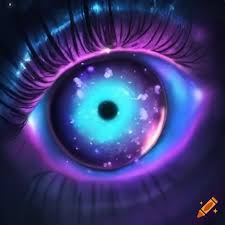
#> input picture Encoding/eye.png, 225 x 225 px
$ jupyter execute --allow-errors NB_bs_en_sample.ipynb
#> lines starting #> are read from the running program, lines starting #| are printed output that depends on the picture
[cell 1]
from PIL import Image
import numpy as np
import pennylane as qml
import matplotlib.pyplot as plt

[cell 2]
img = Image.open("eye.png").convert("L").resize((4, 4))
img_array = np.array(img)
#> img_array = [[29, 48, 55, 36], [55, 104, 112, 79], [60, 97, 129, 67], [33, 55, 56, 38]]

[cell 3]
plt.imshow(img_array, cmap='gray')
plt.title("4x4 Grayscale Image")
plt.axis('off')
plt.show()
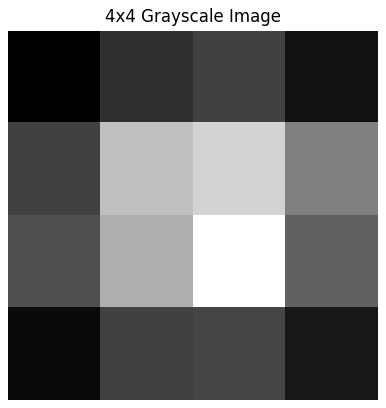
#> figure drawn by matplotlib, 1 panel

[cell 4]
binary_img = (img_array > 127).astype(int)
#> binary_img = [[0, 0, 0, 0], [0, 0, 0, 0], [0, 0, 1, 0], [0, 0, 0, 0]]

[cell 5]
binary_vec = binary_img.flatten()
#> binary_vec = [0, 0, 0, 0, 0, 0, 0, 0, 0, 0, 1, 0, 0, 0, 0, 0]
